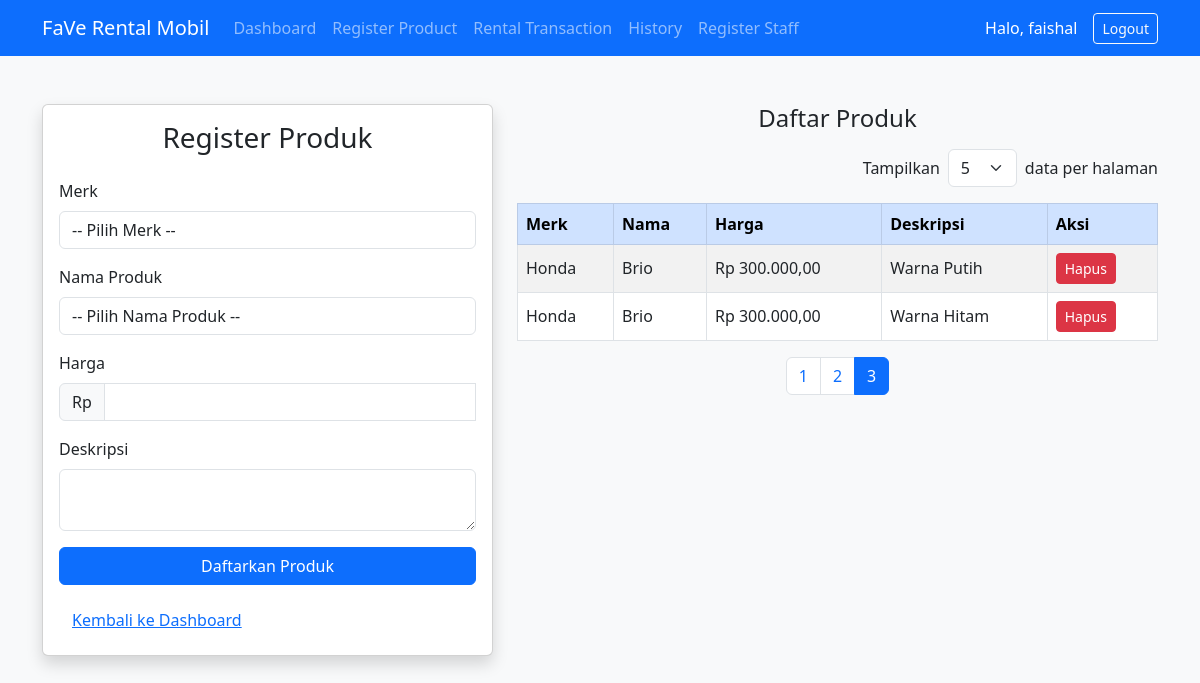
Screenshot of /product.php?page=3&perPage=5 (signed in) with the database file from the repository.
### tables this page shows
CREATE TABLE `products` (
  `id` int(11) NOT NULL,
  `merk` varchar(100) NOT NULL,
  `name` varchar(100) NOT NULL,
  `price` decimal(12,2) NOT NULL,
  `description` text DEFAULT NULL,
  `created_at` timestamp NOT NULL DEFAULT current_timestamp()
);

### product.php (the view, shortened to what this page needs)
<?php
require 'config.php';
$perPageOptions = [5, 10, 20, 50];
$perPage = isset($_GET['perPage']) && in_array((int)$_GET['perPage'], $perPageOptions) ? (int)$_GET['perPage'] : 5;
$page = isset($_GET['page']) ? max(1, intval($_GET['page'])) : 1;
$start = ($page - 1) * $perPage;
$total_stmt = $pdo->query("SELECT COUNT(*) FROM products");
$total_products = $total_stmt->fetchColumn();
$total_pages = ceil($total_products / $perPage);
$stmt = $pdo->prepare("SELECT * FROM products ORDER BY created_at DESC LIMIT :start, :perPage");
$stmt->bindValue(':start', $start, PDO::PARAM_INT);
$stmt->bindValue(':perPage', $perPage, PDO::PARAM_INT);
$stmt->execute();
$products = $stmt->fetchAll();
?>
<!DOCTYPE html>
<html>
<head>
    <link href="https://cdn.jsdelivr.net/npm/bootstrap@5.3.0/dist/css/bootstrap.min.css" rel="stylesheet">
</head>
<body class="bg-light">
<nav class="navbar navbar-expand-lg navbar-dark bg-primary">
    <div class="container">
        <a class="navbar-brand" href="#">FaVe Rental Mobil</a>
        <?php
                $range_stmt = $pdo->prepare("SELECT level FROM users WHERE username = :user");
                $range_stmt->execute(['user' => $_SESSION['user']]);
                $range = $range_stmt->fetch(PDO::FETCH_ASSOC);
                $level = $range['level'];
            if ($level == "admin") {
                ?>
                <div class="collapse navbar-collapse" id="navbarNav">
                <ul class="navbar-nav me-auto">
                <li class="nav-item"><a class="nav-link" href="dashboard.php">Dashboard</a></li>
                <li class="nav-item"><a class="nav-link" href="product.php">Register Product</a></li>
                <li class="nav-item"><a class="nav-link<?php if(basename($_SERVER['PHP_SELF']) == 'transaction.php') echo ' active'; ?>" href="transaction.php">Rental Transaction</a></li>
                <li class="nav-item"><a class="nav-link<?php if(basename($_SERVER['PHP_SELF']) == 'history.php') echo ' active'; ?>" href="history.php">History</a></li>
                <li class="nav-item"><a class="nav-link<?php if(basename($_SERVER['PHP_SELF']) == 'register_staf.php') echo ' active'; ?>" href="register_staf.php">Register Staff</a></li>
            </ul>
            <span class="navbar-text text-white me-3">
                Halo, <?php echo htmlspecialchars($_SESSION['user']); ?>
            </span>
            <a href="logout.php" class="btn btn-outline-light btn-sm">Logout</a>
        </div>
                <?php
            }
        ?>
    </div>
</nav>
<div class="container mt-5">
    <div class="row">
        <div class="col-md-5">
            <div class="card shadow mb-4">
                <div class="card-body">
                    <h3 class="mb-4 text-center">Register Produk</h3>
                    <form method="post">
                        <div class="mb-3">
                            <label class="form-label">Merk</label>
                            <select name="merk" id="merk" class="form-control" required>
                                <option value="">-- Pilih Merk --</option>
                            </select>
                        </div>
                        <div class="mb-3">
                            <label class="form-label">Nama Produk</label>
                            <select name="name" id="nama" class="form-control" required>
                                <option value="">-- Pilih Nama Produk --</option>
                            </select>
                        </div>
                        <div class="mb-3">
                            <label class="form-label">Harga</label>
                            <div class="input-group">
                                <span class="input-group-text">Rp</span>
                                <input type="text" name="price_display" id="price_display" class="form-control" required>
                            </div>
                        </div>
                        <div class="mb-3">
                            <label class="form-label">Deskripsi</label>
                            <textarea name="description" class="form-control"></textarea>
                        </div>
                        <button type="submit" class="btn btn-primary w-100">Daftarkan Produk</button>
                    </form>
                    <a href="dashboard.php" class="btn btn-link mt-3">Kembali ke Dashboard</a>
                </div>
            </div>
        </div>
        <div class="col-md-7">
            <h4 class="mb-3 text-center">Daftar Produk</h4>
            <form method="get" class="mb-3 d-flex justify-content-end align-items-center">
                <label class="me-2">Tampilkan</label>
                <select name="perPage" class="form-select w-auto me-2" onchange="this.form.submit()">
                    <?php foreach ($perPageOptions as $opt): ?>
                        <option value="<?php echo $opt; ?>" <?php if ($perPage == $opt) echo 'selected'; ?>><?php echo $opt; ?></option>
                    <?php endforeach; ?>
                </select>
                <label>data per halaman</label>
            </form>
            <div class="table-responsive">
                <table class="table table-bordered table-striped align-middle">
                    <thead class="table-primary">
                        <tr>
                            <th>Merk</th>
                            <th>Nama</th>
                            <th>Harga</th>
                            <th>Deskripsi</th>
                            <th>Aksi</th>
                        </tr>
                    </thead>
                    <tbody>
                        <?php if (count($products) > 0): ?>
                            <?php foreach ($products as $product): ?>
                                <tr>
                                    <td><?php echo htmlspecialchars($product['merk']); ?></td>
                                    <td><?php echo htmlspecialchars($product['name']); ?></td>
                                    <td>Rp <?php echo number_format($product['price'], 2, ',', '.'); ?></td>
                                    <td><?php echo htmlspecialchars($product['description']); ?></td>
                                    <td>
                                        <form method="post" style="display:inline;" onsubmit="return confirm('Yakin hapus produk ini?');">
                                            <button type="submit" class="btn btn-danger btn-sm">Hapus</button>
                                        </form>
                                    </td>
                                </tr>
                            <?php endforeach; ?>
                        <?php else: ?>
                            <tr>
                                <td colspan="7" class="text-center">Belum ada produk.</td>
                            </tr>
                        <?php endif; ?>
                    </tbody>
                </table>
            </div>
            <nav>
                <ul class="pagination justify-content-center">
                    <?php for ($i = 1; $i <= $total_pages; $i++): ?>
                        <li class="page-item<?php if ($i == $page) echo ' active'; ?>">
                            <a class="page-link" href="?page=<?php echo $i; ?>&perPage=<?php echo $perPage; ?>"><?php echo $i; ?></a>
                        </li>
                    <?php endfor; ?>
                </ul>
            </nav>
        </div>
    </div>
</div>
</body>
</html>

### rows the page displays
products: merk "Honda", name "Brio", price "300.000,00", description "Warna Putih"
products: merk "Honda", name "Brio", price "300.000,00", description "Warna Hitam"

### other values shown
$_SESSION['user'] "faishal"
form field perPage "5"
